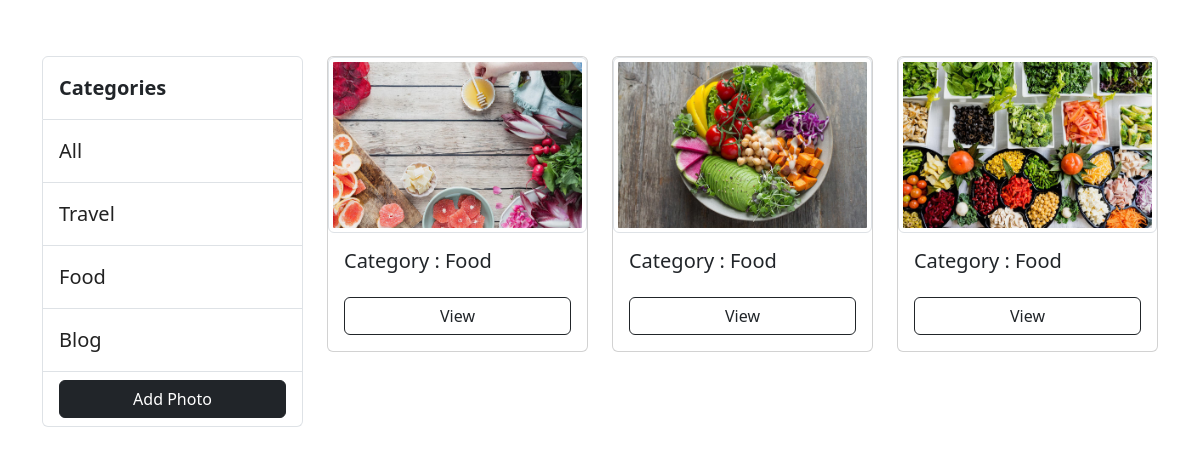
The app's page /category/food/ with its own data.
### photos/models.py (models this page shows, shortened)
class Category(models.Model):
    category_name = models.CharField(max_length=120,null=True,blank=True)
    slug = models.SlugField(max_length=200,blank=True,null=True)
    def __str__(self):
        return self.category_name
    def get_url(self):
        return reverse("gallery_category",args=[self.slug])

class Gallery(models.Model):
    category = models.ForeignKey(Category,on_delete=models.SET_NULL,null=True,blank=True)
    slug = models.SlugField(max_length=200,blank=True,null=True)
    images = models.ImageField(null=True,blank=True,upload_to='photos')
    description = models.TextField()
    def get_url(self):
        return reverse("photo", args=[self.category.slug,self.id])

### photos/views.py (the view)
# urls.py: path('',views.gallery,name="gallery"),
def gallery(request,category_slug=None):
    categories = None
    gallery = None
    if category_slug != None:
        categories = Category.objects.get(slug=category_slug)
        gallery = Gallery.objects.filter(category=categories)
    else:
        gallery = Gallery.objects.all()
    context = {'gallery':gallery}
    return render(request,'photos/gallery.html',context)

### photos/context_processors.py (called while the page is built)
def category_links(request):
    categories = Category.objects.all()
    return dict(categories=categories)

### photos/templates/photos/gallery.html (shortened to what this page needs)
{% extends 'base.html' %}
{% load static %}
{% block content %}
<div class="gallery mt-5">
    <div class="container">
        <div class="row">
            <div class="col-3">
                <ul class="list-group my-2">
                  <li class="list-group-item pt-3 pb-3" style="font-weight:600;font-size:20px">Categories</li>
                  <li class="list-group-item pt-3 pb-3"><a style="text-decoration:none;color:#222;font-size:20px" href="{% url 'gallery' %}">All</a></li>
                    {% for category in categories %}
                    <li class="list-group-item pt-3 pb-3"><a style="text-decoration:none;color:#222;font-size:20px" href="{{category.get_url}}">{{category}}</a></li>
                    {% endfor %}
                    <li class="list-group-item"><a href="{% url 'add_photo' %}" class="btn btn-dark" style="width:100%">Add Photo</a></li>
                </ul>
            </div>
            <div class="col-9">
                <div class="row">
                  {% for gallery in gallery %}
                    <div class="col-4">
                      <div class="card my-2">
                          <img height="250" src="{{gallery.images.url}}" class="img-thumbnail" alt="...">
                          <div class="card-body">
                            <h5 class="card-text mb-4">Category : {{gallery.category.category_name}}</h5>
                            <a href="{{gallery.get_url}}" class="btn d-block btn-outline-dark">View</a>
                          </div>
                        </div>
                    </div>
                  {% endfor %}
                </div>
            </div>
        </div>
    </div>
</div>
{% endblock content %}

### records on screen
Category: category_name "Travel"
Category: category_name "Food"
Category: category_name "Blog"
Gallery: images (picture), category.category_name "Food"
Gallery: images (picture), category.category_name "Food"
Gallery: images (picture), category.category_name "Food"
